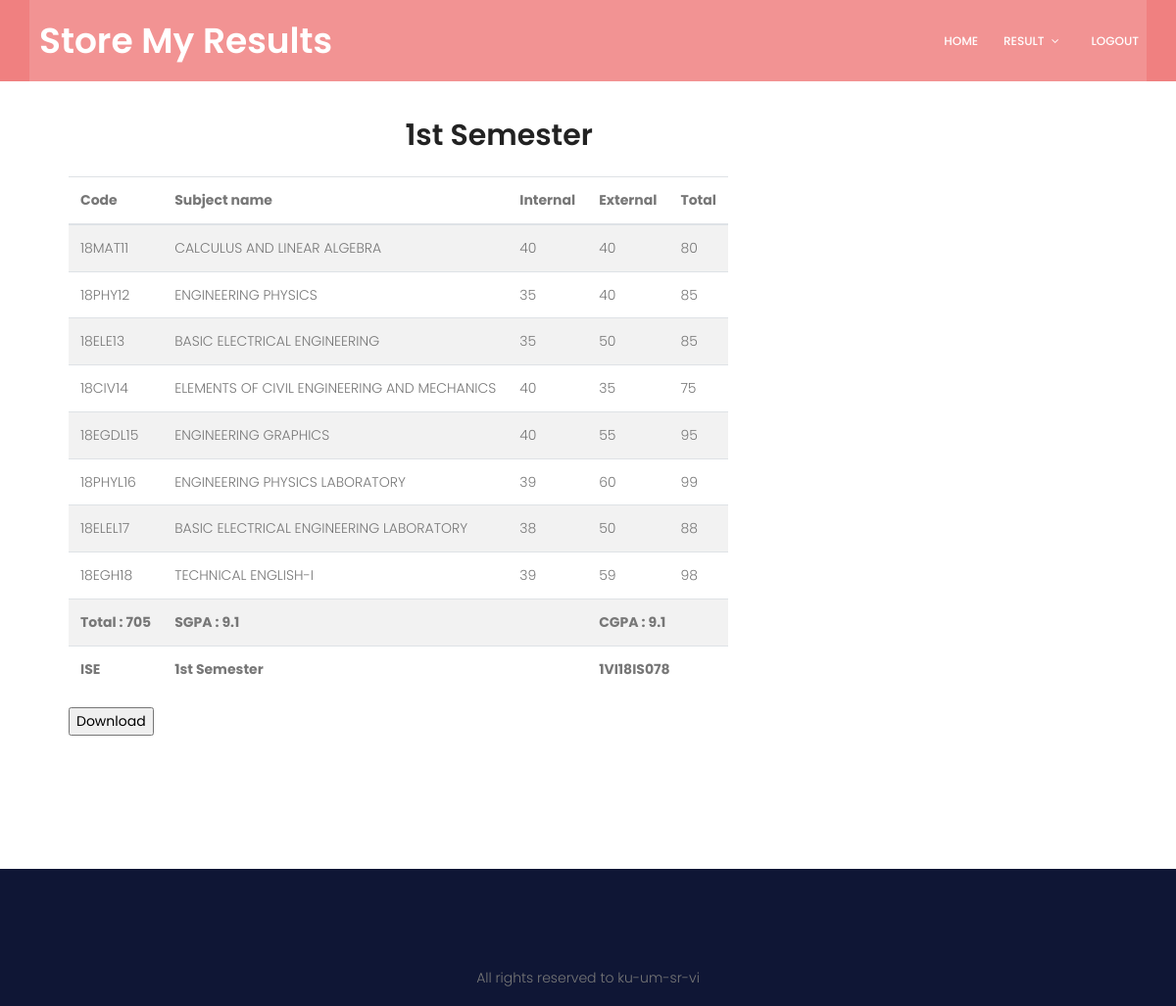
Page /view_result_ise.php (signed in) on the committed database.
### tables this page shows
CREATE TABLE `result_ise_sem1` (
  `u_usn` varchar(64) NOT NULL,
  `sub11_in` int(3) NOT NULL,
  `sub11_ex` int(3) NOT NULL,
  `sub11_total` int(3) NOT NULL,
  `sub12_in` int(3) NOT NULL,
  `sub12_ex` int(3) NOT NULL,
  `sub12_total` int(3) NOT NULL,
  `sub13_in` int(3) NOT NULL,
  `sub13_ex` int(3) NOT NULL,
  `sub13_total` int(3) NOT NULL,
  `sub14_in` int(3) NOT NULL,
  `sub14_ex` int(3) NOT NULL,
  `sub14_total` int(3) NOT NULL,
  `sub15_in` int(3) NOT NULL,
  `sub15_ex` int(3) NOT NULL,
  `sub15_total` int(3) NOT NULL,
  `sub16_in` int(3) NOT NULL,
  `sub16_ex` int(3) NOT NULL,
  `sub16_total` int(3) NOT NULL,
  `sub17_in` int(3) NOT NULL,
  `sub17_ex` int(3) NOT NULL,
  `sub17_total` int(3) NOT NULL,
  `sub18_in` int(3) NOT NULL,
  `sub18_ex` int(3) NOT NULL,
  `sub18_total` int(3) NOT NULL,
  `sem1_total` int(3) NOT NULL,
  `sem1_sgpa` float NOT NULL
);

### view_result_ise.php (the view, shortened to what this page needs)
<!DOCTYPE html>
<html lang="zxx">
	<head>
        <link rel="stylesheet" href="css/linearicons.css">
        <link rel="stylesheet" href="https://stackpath.bootstrapcdn.com/font-awesome/4.7.0/css/font-awesome.min.css">
        <link rel="stylesheet" href="css/bootstrap.css">
        <link rel="stylesheet" href="css/magnific-popup.css">
        <link rel="stylesheet" href="css/jquery-ui.css">
        <link rel="stylesheet" href="css/nice-select.css">
        <link rel="stylesheet" href="css/animate.min.css">
        <link rel="stylesheet" href="css/owl.carousel.css">
        <link rel="stylesheet" href="css/main.css">
		</head>
	<body>
    <?php include 'header_ise.php'?>
        <div class="section-gap container">
        <div class="row " style="padding-left:40px;padding-right:40px;">
            <h2 class="text-center mb-4 col-md-10">1st Semester</h2>
            <div id='tab' class="col-md-10">
            <table class="table table-condensed table-striped table-hover table-responsive">
                <thead>
                                <tr>
                                    <th> Code </th>
                                    <th> Subject name </th>
                                    <th> Internal </th>
                                    <th> External </th>
                                    <th> Total </th>
                                </tr>
                </thead>
            <?php
                    global 			$con2;
                    $tbl_nm 	=   'result_ise_sem1';
                    $query = "SELECT * FROM $tbl_nm WHERE u_usn = '$_SESSION[u_usn]';";
                    $q = mysqli_query($con2, $query);
            ?>
            <?php
                $row = mysqli_fetch_assoc($q);
                    echo "<tr>";
                        echo "<td>". "18MAT11". "</td>";
                        echo "<td>". "CALCULUS AND LINEAR ALGEBRA". "</td>";
                        echo "<td>" . $row['sub11_in'] . "</td>";
                        echo "<td>" . $row['sub11_ex'] . "</td>";
                        echo "<td>" . $row['sub11_total'] . "</td>";
                    echo "</tr>";
                    echo "<tr>";
                        echo "<td>". "18PHY12". "</td>";
                        echo "<td>". "ENGINEERING PHYSICS". "</td>";
                        echo "<td>" . $row['sub12_in'] . "</td>";
                        echo "<td>" . $row['sub12_ex'] . "</td>";
                        echo "<td>" . $row['sub12_total'] . "</td>";
                    echo "</tr>";
                    echo "<tr>";
                        echo "<td>". "18ELE13". "</td>";
                        echo "<td>". "BASIC ELECTRICAL ENGINEERING". "</td>";
                        echo "<td>" . $row['sub13_in'] . "</td>";
                        echo "<td>" . $row['sub13_ex'] . "</td>";
                        echo "<td>" . $row['sub13_total'] . "</td>";
                    echo "</tr>";
                    echo "<tr>";
                        echo "<td>". "18CIV14". "</td>";
                        echo "<td>". "ELEMENTS OF CIVIL ENGINEERING AND MECHANICS". "</td>";
                        echo "<td>" . $row['sub14_in'] . "</td>";
                        echo "<td>" . $row['sub14_ex'] . "</td>";
                        echo "<td>" . $row['sub14_total'] . "</td>";
                    echo "</tr>";
                    echo "<tr>";
                        echo "<td>". "18EGDL15". "</td>";
                        echo "<td>". "ENGINEERING GRAPHICS". "</td>";
                        echo "<td>" . $row['sub15_in'] . "</td>";
                        echo "<td>" . $row['sub15_ex'] . "</td>";
                        echo "<td>" . $row['sub15_total'] . "</td>";
                    echo "</tr>";
                    echo "<tr>";
                        echo "<td>". "18PHYL16". "</td>";
                        echo "<td>". "ENGINEERING PHYSICS LABORATORY". "</td>";
                        echo "<td>" . $row['sub16_in'] . "</td>";
                        echo "<td>" . $row['sub16_ex'] . "</td>";
                        echo "<td>" . $row['sub16_total'] . "</td>";
                    echo "</tr>";
                    echo "<tr>";
                        echo "<td>". "18ELEL17". "</td>";
                        echo "<td>". "BASIC ELECTRICAL ENGINEERING LABORATORY". "</td>";
                        echo "<td>" . $row['sub17_in'] . "</td>";
                        echo "<td>" . $row['sub17_ex'] . "</td>";
                        echo "<td>" . $row['sub17_total'] . "</td>";
                    echo "</tr>";
                    echo "<tr>";
                        echo "<td>". "18EGH18". "</td>";
                        echo "<td>". "TECHNICAL ENGLISH-I". "</td>";
                        echo "<td>" . $row['sub18_in'] . "</td>";
                        echo "<td>" . $row['sub18_ex'] . "</td>";
                        echo "<td>" . $row['sub18_total'] . "</td>";
                    echo "</tr>";
                    echo "<tr>";
                        echo "<th colspan='1'>". "Total : " . $row['sem1_total'] . "</th>";
                        echo "<th colspan='2'>". "SGPA : " . $row['sem1_sgpa'] . "</th>";
                        echo "<th colspan='2'>". "CGPA : " . $row['sem1_sgpa'] . "</th>";
                    echo "</tr>";
                    echo "<tr>";
                        echo "<th colspan='1'>" . "ISE " . "</th>";
                        echo "<th colspan='2'>" . "1st Semester " . "</th>";
                        echo "<th colspan='2'>" . $row['u_usn']. "</th>";
                    echo "</tr>";
            ?>
            </table>
            <p><input type="button" value="Download" id="btPrint" onclick="createPDF()"/></p>
        </div>
        </div>
        </div>
        <?php include 'footer.php' ?>
	</body>
</html>

### header_ise.php (shortened to what this page needs)
<header id="header" style="background-color:LightCoral">
	<div class="container main-menu">
		  <div class="row align-items-center justify-content-between d-flex">
		  <a href="home_ise.php"><b><h1 style="color:white;padding-left:10px">Store My Results</h1></b></a>
		  <nav id="">
		  <ul class="nav-menu">
			  <li><a href="home_ise.php">Home</a></li>
			  <li><a href="">Result</a>
			  </li>
              <li><a id="logout" onclick="alert('logged out succesfully')" href="logout.php">Logout</a></li>
			</ul>
		  </nav>
		</div>
	</div>
</header>

### footer.php (shortened to what this page needs)
<footer class="footer-area">
	<div class="container">
		<p> All rights reserved to ku-um-sr-vi<p>
	</div>
</footer>

### css/main.css (style rules this page uses)
body { color: #777777; font-family: "Poppins", sans-serif; font-size: 14px; font-weight: 300; line-height: 1.625em; position: relative; }
ol, ul { margin: 0; padding: 0; list-style: none; }
a { -webkit-transition: all 0.3s ease 0s; -moz-transition: all 0.3s ease 0s; -o-transition: all 0.3s ease 0s; transition: all 0.3s ease 0s; }
a, a:focus, a:hover { text-decoration: none; outline: 0; }
h1, h2, h3, h4, h5, h6 { font-family: "Poppins", sans-serif; color: #222222; line-height: 1.2em !important; margin-bottom: 0; margin-top: 0; font-weight: 600; }
h1, .h1 { font-size: 36px; }
h2, .h2 { font-size: 30px; }
td, th { border-radius: 0px; }
.text-center { text-align: center; }
b, sup, sub, u, del { color: #f8b600; }
h1 { font-size: 36px; }
h2 { font-size: 30px; }
h1, h2, h3, h4, h5, h6 { line-height: 1.5em; }
.main-menu { padding-bottom: 20px; padding-top: 20px; background: rgba(255, 255, 255, 0.15); padding-left: 15px; padding-right: 15px; }
#header { position: fixed; left: 0; top: 0; right: 0; transition: all 0.5s; z-index: 997; }
.nav-menu, .nav-menu * { margin: 0; padding: 0; list-style: none; }
.nav-menu li { position: relative; white-space: nowrap; }
.nav-menu > li { float: left; }
.sf-arrows .sf-with-ul { padding-right: 30px; }
.sf-arrows .sf-with-ul:after { content: "\f107"; position: absolute; right: 15px; font-family: FontAwesome; font-style: normal; font-weight: normal; }
.nav-menu a { padding: 0 8px 0px 8px; text-decoration: none; display: inline-block; color: #fff; font-weight: 500; font-size: 12px; text-transform: uppercase; outline: none; }
.nav-menu > li { margin-left: 10px; }
.section-gap { padding: 120px 0; }
.footer-area { background: #0f1635; padding-top: 100px; text-align: center; }

### rows in the picture
result_ise_sem1: sub11_in "40", sub11_ex "40", sub11_total "80", sub12_in "35", sub12_ex "40", sub12_total "85", sub13_in "35", sub13_ex "50", sub13_total "85", sub14_in "40", sub14_ex "35", sub14_total "75", sub15_in "40", sub15_ex "55", sub15_total "95", sub16_in "39", sub16_ex "60", sub16_total "99", sub17_in "38", sub17_ex "50", sub17_total "88", sub18_in "39", sub18_ex "59", sub18_total "98", sem1_total "705", sem1_sgpa "9.1", u_usn "1VI18IS078"
